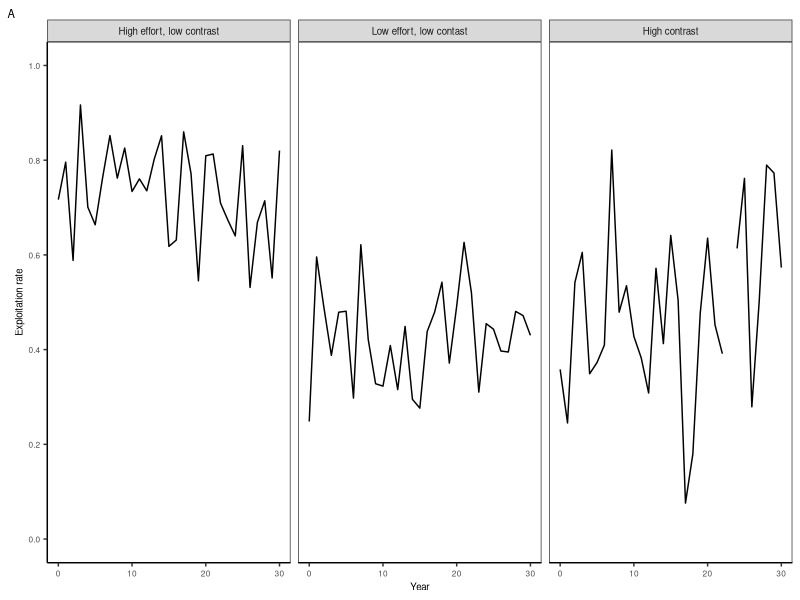
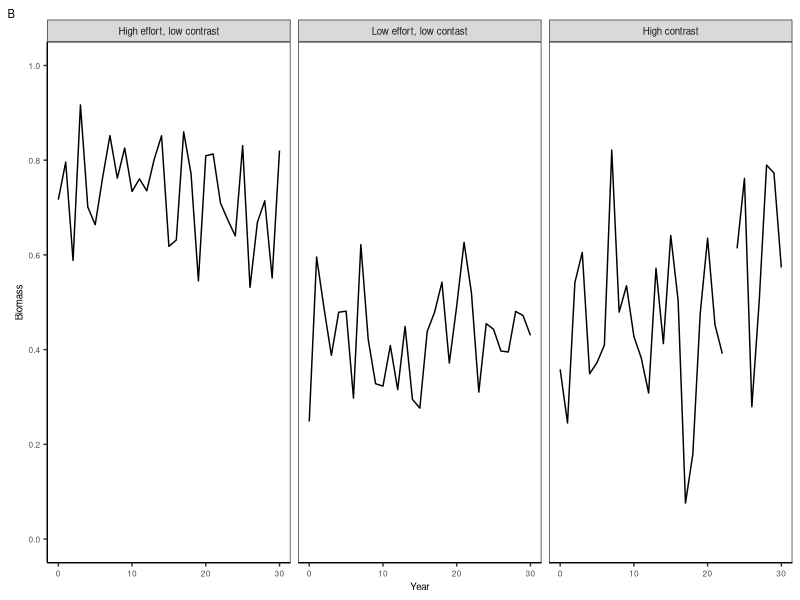
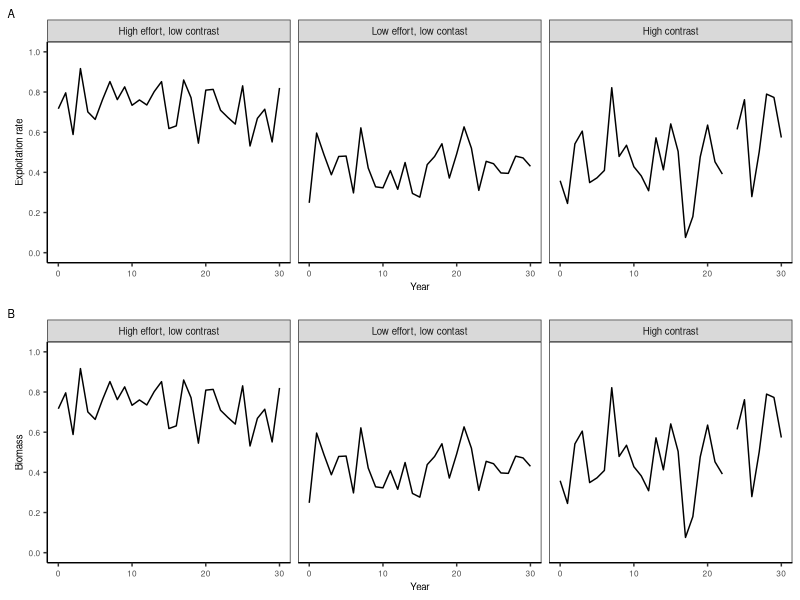

Write R code to recreate these figures, in order. (Note: this script raises an error after producing the figures.)


# Read data
################################################################################

# Clear workspace
rm(list = ls())

# Packages
library(tidyverse)

# Directories
plotdir <- "figures"


# Simulate data
################################################################################

# Exploitation
exp <- tibble(year=0:30,
              f_hi=rnorm(31, mean=0.7, sd=0.1) %>% pmax(., 0),
              f_lo=rnorm(31, mean=0.4, sd=0.1) %>% pmax(., 0),
              sd_hi=rnorm(31, mean=0.5, sd=0.2) %>% pmax(., 0)) %>% 
  gather(key="scenario", value="er", 2:ncol(.)) %>% 
  mutate(scenario=recode_factor(scenario,
                                "f_hi"="High effort, low contrast",
                                "f_lo"="Low effort, low contast",
                                "sd_hi"="High contrast"))

# Plot data
################################################################################

# Theme
base_theme <-  theme(axis.text=element_text(size=6),
                     axis.title=element_text(size=7),
                     strip.text = element_text(size=7),
                     plot.tag = element_text(size=8),
                     # Gridlines
                     panel.grid.major = element_blank(), 
                     panel.grid.minor = element_blank(),
                     panel.background = element_blank(), 
                     axis.line = element_line(colour = "black"),
                     # Legend
                     legend.key = element_rect(fill=alpha('blue', 0)),
                     legend.background = element_rect(fill=alpha('blue', 0)))

# Plot data
g1 <- ggplot(exp, aes(x=year, y=er)) +
  facet_wrap(~scenario, nrow=1) +
  geom_line() +
  # Labels
  labs(x="Year", y="Exploitation rate", tag="A") +
  scale_y_continuous(lim=c(0,1), breaks=seq(0, 1, 0.2)) +
  # Theme
  theme_bw() + base_theme
g1

# Plot data
g2 <- ggplot(exp, aes(x=year, y=er)) +
  facet_wrap(~scenario, nrow=1) +
  geom_line() +
  # Labels
  labs(x="Year", y="Biomass", tag="B") +
  scale_y_continuous(lim=c(0,1), breaks=seq(0, 1, 0.2)) +
  # Theme
  theme_bw() + base_theme
g2

# Merge
g <- gridExtra::grid.arrange(g1, g2, nrow=2)
g


# Export plot
ggsave(g, filename=file.path(plotdir, "FigS2_simulation_scenarios.png"), 
       width=6.5, height=5, units="in", dpi=600)





